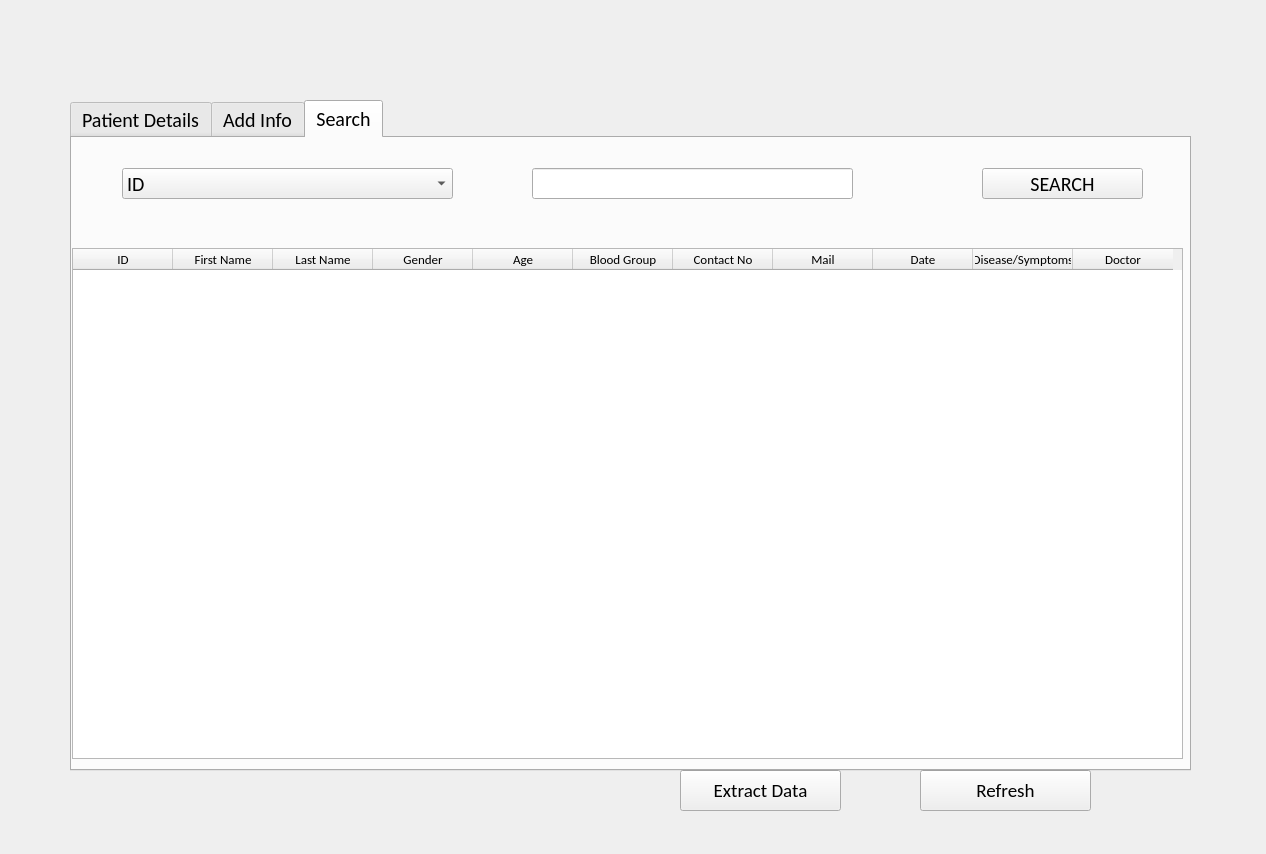
<?xml version="1.0" encoding="UTF-8"?>
<ui version="4.0">
 <class>Form</class>
 <widget class="QWidget" name="Form">
  <property name="geometry">
   <rect>
    <x>0</x>
    <y>0</y>
    <width>1266</width>
    <height>854</height>
   </rect>
  </property>
  <property name="windowTitle">
   <string>Form</string>
  </property>
  <widget class="QPushButton" name="extract">
   <property name="geometry">
    <rect>
     <x>680</x>
     <y>770</y>
     <width>161</width>
     <height>41</height>
    </rect>
   </property>
   <property name="font">
    <font>
     <family>Calibri</family>
     <pointsize>14</pointsize>
    </font>
   </property>
   <property name="text">
    <string>Extract Data</string>
   </property>
  </widget>
  <widget class="QPushButton" name="refreshbtn">
   <property name="geometry">
    <rect>
     <x>920</x>
     <y>770</y>
     <width>171</width>
     <height>41</height>
    </rect>
   </property>
   <property name="font">
    <font>
     <family>Calibri</family>
     <pointsize>14</pointsize>
    </font>
   </property>
   <property name="text">
    <string>Refresh</string>
   </property>
  </widget>
  <widget class="QTabWidget" name="tabWidget_2">
   <property name="geometry">
    <rect>
     <x>70</x>
     <y>100</y>
     <width>1121</width>
     <height>671</height>
    </rect>
   </property>
   <property name="font">
    <font>
     <family>Calibri</family>
     <pointsize>15</pointsize>
    </font>
   </property>
   <property name="currentIndex">
    <number>2</number>
   </property>
   <widget class="QWidget" name="tab_4">
    <attribute name="title">
     <string>Patient Details</string>
    </attribute>
    <widget class="QTableWidget" name="table">
     <property name="geometry">
      <rect>
       <x>0</x>
       <y>0</y>
       <width>1111</width>
       <height>621</height>
      </rect>
     </property>
     <property name="minimumSize">
      <size>
       <width>1111</width>
       <height>0</height>
      </size>
     </property>
     <property name="maximumSize">
      <size>
       <width>1111</width>
       <height>621</height>
      </size>
     </property>
     <property name="font">
      <font>
       <family>Calibri</family>
       <pointsize>10</pointsize>
      </font>
     </property>
     <property name="lineWidth">
      <number>1</number>
     </property>
     <property name="midLineWidth">
      <number>0</number>
     </property>
     <column>
      <property name="text">
       <string>ID</string>
      </property>
     </column>
     <column>
      <property name="text">
       <string>First Name</string>
      </property>
     </column>
     <column>
      <property name="text">
       <string>Last Name</string>
      </property>
     </column>
     <column>
      <property name="text">
       <string>Gender</string>
      </property>
     </column>
     <column>
      <property name="text">
       <string>Age</string>
      </property>
     </column>
     <column>
      <property name="text">
       <string>Blood Group</string>
      </property>
     </column>
     <column>
      <property name="text">
       <string>Contact No</string>
      </property>
     </column>
     <column>
      <property name="text">
       <string>Mail</string>
      </property>
     </column>
     <column>
      <property name="text">
       <string>Date</string>
      </property>
     </column>
     <column>
      <property name="text">
       <string>Disease/Symptoms</string>
      </property>
     </column>
     <column>
      <property name="text">
       <string>Doctor</string>
      </property>
     </column>
    </widget>
   </widget>
   <widget class="QWidget" name="tab_5">
    <attribute name="title">
     <string>Add Info</string>
    </attribute>
    <widget class="QLabel" name="label_7">
     <property name="geometry">
      <rect>
       <x>10</x>
       <y>30</y>
       <width>181</width>
       <height>41</height>
      </rect>
     </property>
     <property name="text">
      <string>First Name</string>
     </property>
    </widget>
    <widget class="QLabel" name="label_8">
     <property name="geometry">
      <rect>
       <x>10</x>
       <y>110</y>
       <width>121</width>
       <height>31</height>
      </rect>
     </property>
     <property name="text">
      <string>Last Name</string>
     </property>
    </widget>
    <widget class="QLabel" name="label_9">
     <property name="geometry">
      <rect>
       <x>20</x>
       <y>180</y>
       <width>101</width>
       <height>31</height>
      </rect>
     </property>
     <property name="text">
      <string>Gender</string>
     </property>
    </widget>
    <widget class="QLabel" name="label_10">
     <property name="geometry">
      <rect>
       <x>20</x>
       <y>250</y>
       <width>101</width>
       <height>31</height>
      </rect>
     </property>
     <property name="text">
      <string>Age</string>
     </property>
    </widget>
    <widget class="QLabel" name="label_11">
     <property name="geometry">
      <rect>
       <x>500</x>
       <y>40</y>
       <width>121</width>
       <height>31</height>
      </rect>
     </property>
     <property name="text">
      <string>Contact No</string>
     </property>
    </widget>
    <widget class="QLabel" name="label_12">
     <property name="geometry">
      <rect>
       <x>20</x>
       <y>330</y>
       <width>141</width>
       <height>31</height>
      </rect>
     </property>
     <property name="text">
      <string>Blood Group</string>
     </property>
    </widget>
    <widget class="QLineEdit" name="fname">
     <property name="geometry">
      <rect>
       <x>210</x>
       <y>40</y>
       <width>171</width>
       <height>31</height>
      </rect>
     </property>
    </widget>
    <widget class="QLineEdit" name="lname">
     <property name="geometry">
      <rect>
       <x>210</x>
       <y>110</y>
       <width>171</width>
       <height>31</height>
      </rect>
     </property>
    </widget>
    <widget class="QLineEdit" name="gender">
     <property name="geometry">
      <rect>
       <x>210</x>
       <y>180</y>
       <width>171</width>
       <height>31</height>
      </rect>
     </property>
    </widget>
    <widget class="QLineEdit" name="bgroup">
     <property name="geometry">
      <rect>
       <x>210</x>
       <y>330</y>
       <width>171</width>
       <height>31</height>
      </rect>
     </property>
    </widget>
    <widget class="QLineEdit" name="cno">
     <property name="geometry">
      <rect>
       <x>750</x>
       <y>40</y>
       <width>171</width>
       <height>31</height>
      </rect>
     </property>
     <property name="text">
      <string/>
     </property>
    </widget>
    <widget class="QLabel" name="label_19">
     <property name="geometry">
      <rect>
       <x>500</x>
       <y>110</y>
       <width>121</width>
       <height>31</height>
      </rect>
     </property>
     <property name="text">
      <string>Mail</string>
     </property>
    </widget>
    <widget class="QLabel" name="label_21">
     <property name="geometry">
      <rect>
       <x>500</x>
       <y>190</y>
       <width>121</width>
       <height>31</height>
      </rect>
     </property>
     <property name="text">
      <string>Date</string>
     </property>
    </widget>
    <widget class="QLabel" name="label_22">
     <property name="geometry">
      <rect>
       <x>500</x>
       <y>320</y>
       <width>121</width>
       <height>31</height>
      </rect>
     </property>
     <property name="text">
      <string>Doctor</string>
     </property>
    </widget>
    <widget class="QLineEdit" name="mail">
     <property name="geometry">
      <rect>
       <x>750</x>
       <y>110</y>
       <width>171</width>
       <height>31</height>
      </rect>
     </property>
    </widget>
    <widget class="QLineEdit" name="doctor">
     <property name="geometry">
      <rect>
       <x>750</x>
       <y>320</y>
       <width>171</width>
       <height>31</height>
      </rect>
     </property>
    </widget>
    <widget class="QDateEdit" name="date">
     <property name="geometry">
      <rect>
       <x>750</x>
       <y>180</y>
       <width>171</width>
       <height>31</height>
      </rect>
     </property>
    </widget>
    <widget class="QPushButton" name="addbtn">
     <property name="geometry">
      <rect>
       <x>710</x>
       <y>480</y>
       <width>231</width>
       <height>51</height>
      </rect>
     </property>
     <property name="text">
      <string>ADD NEW PATIENT</string>
     </property>
    </widget>
    <widget class="QLabel" name="label">
     <property name="geometry">
      <rect>
       <x>500</x>
       <y>250</y>
       <width>211</width>
       <height>31</height>
      </rect>
     </property>
     <property name="text">
      <string>Disease/Symptoms</string>
     </property>
    </widget>
    <widget class="QLineEdit" name="disease">
     <property name="geometry">
      <rect>
       <x>750</x>
       <y>250</y>
       <width>251</width>
       <height>31</height>
      </rect>
     </property>
    </widget>
    <widget class="QSpinBox" name="age">
     <property name="geometry">
      <rect>
       <x>210</x>
       <y>240</y>
       <width>161</width>
       <height>31</height>
      </rect>
     </property>
    </widget>
   </widget>
   <widget class="QWidget" name="tab_6">
    <attribute name="title">
     <string>Search</string>
    </attribute>
    <widget class="QTableWidget" name="table2">
     <property name="geometry">
      <rect>
       <x>0</x>
       <y>110</y>
       <width>1111</width>
       <height>511</height>
      </rect>
     </property>
     <property name="minimumSize">
      <size>
       <width>1111</width>
       <height>0</height>
      </size>
     </property>
     <property name="maximumSize">
      <size>
       <width>1111</width>
       <height>621</height>
      </size>
     </property>
     <property name="font">
      <font>
       <family>Calibri</family>
       <pointsize>10</pointsize>
      </font>
     </property>
     <property name="lineWidth">
      <number>1</number>
     </property>
     <property name="midLineWidth">
      <number>0</number>
     </property>
     <column>
      <property name="text">
       <string>ID</string>
      </property>
     </column>
     <column>
      <property name="text">
       <string>First Name</string>
      </property>
     </column>
     <column>
      <property name="text">
       <string>Last Name</string>
      </property>
     </column>
     <column>
      <property name="text">
       <string>Gender</string>
      </property>
     </column>
     <column>
      <property name="text">
       <string>Age</string>
      </property>
     </column>
     <column>
      <property name="text">
       <string>Blood Group</string>
      </property>
     </column>
     <column>
      <property name="text">
       <string>Contact No</string>
      </property>
     </column>
     <column>
      <property name="text">
       <string>Mail</string>
      </property>
     </column>
     <column>
      <property name="text">
       <string>Date</string>
      </property>
     </column>
     <column>
      <property name="text">
       <string>Disease/Symptoms</string>
      </property>
     </column>
     <column>
      <property name="text">
       <string>Doctor</string>
      </property>
     </column>
    </widget>
    <widget class="QComboBox" name="select">
     <property name="geometry">
      <rect>
       <x>50</x>
       <y>30</y>
       <width>331</width>
       <height>31</height>
      </rect>
     </property>
     <item>
      <property name="text">
       <string>ID</string>
      </property>
     </item>
     <item>
      <property name="text">
       <string>First Name</string>
      </property>
     </item>
     <item>
      <property name="text">
       <string>Last Name</string>
      </property>
     </item>
     <item>
      <property name="text">
       <string>Gender</string>
      </property>
     </item>
     <item>
      <property name="text">
       <string>Age</string>
      </property>
     </item>
     <item>
      <property name="text">
       <string>Blood Group</string>
      </property>
     </item>
     <item>
      <property name="text">
       <string>Contact No</string>
      </property>
     </item>
     <item>
      <property name="text">
       <string>Mail</string>
      </property>
     </item>
     <item>
      <property name="text">
       <string>Date</string>
      </property>
     </item>
     <item>
      <property name="text">
       <string>Disease/Symptoms</string>
      </property>
     </item>
     <item>
      <property name="text">
       <string>Doctor</string>
      </property>
     </item>
    </widget>
    <widget class="QPushButton" name="searchbtn">
     <property name="geometry">
      <rect>
       <x>910</x>
       <y>30</y>
       <width>161</width>
       <height>31</height>
      </rect>
     </property>
     <property name="text">
      <string>SEARCH</string>
     </property>
    </widget>
    <widget class="QLineEdit" name="value">
     <property name="geometry">
      <rect>
       <x>460</x>
       <y>30</y>
       <width>321</width>
       <height>31</height>
      </rect>
     </property>
    </widget>
   </widget>
  </widget>
 </widget>
 <resources/>
 <connections/>
</ui>
